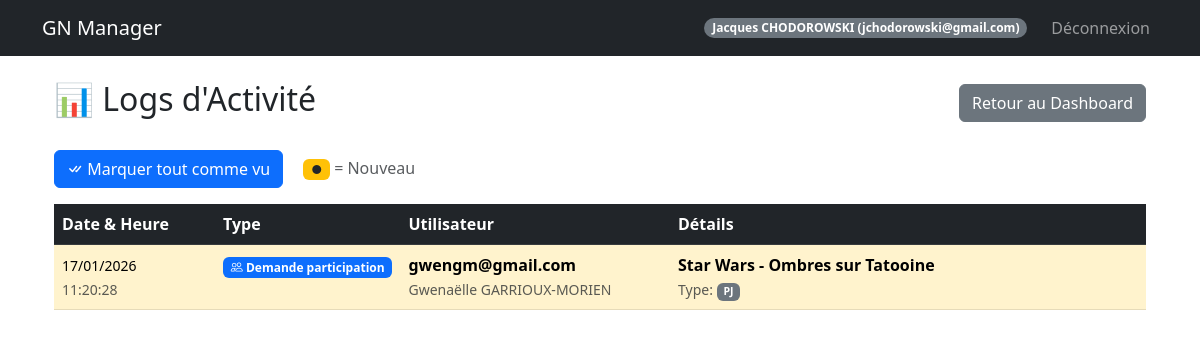
Before: /admin/logs (signed in) with the older database file.
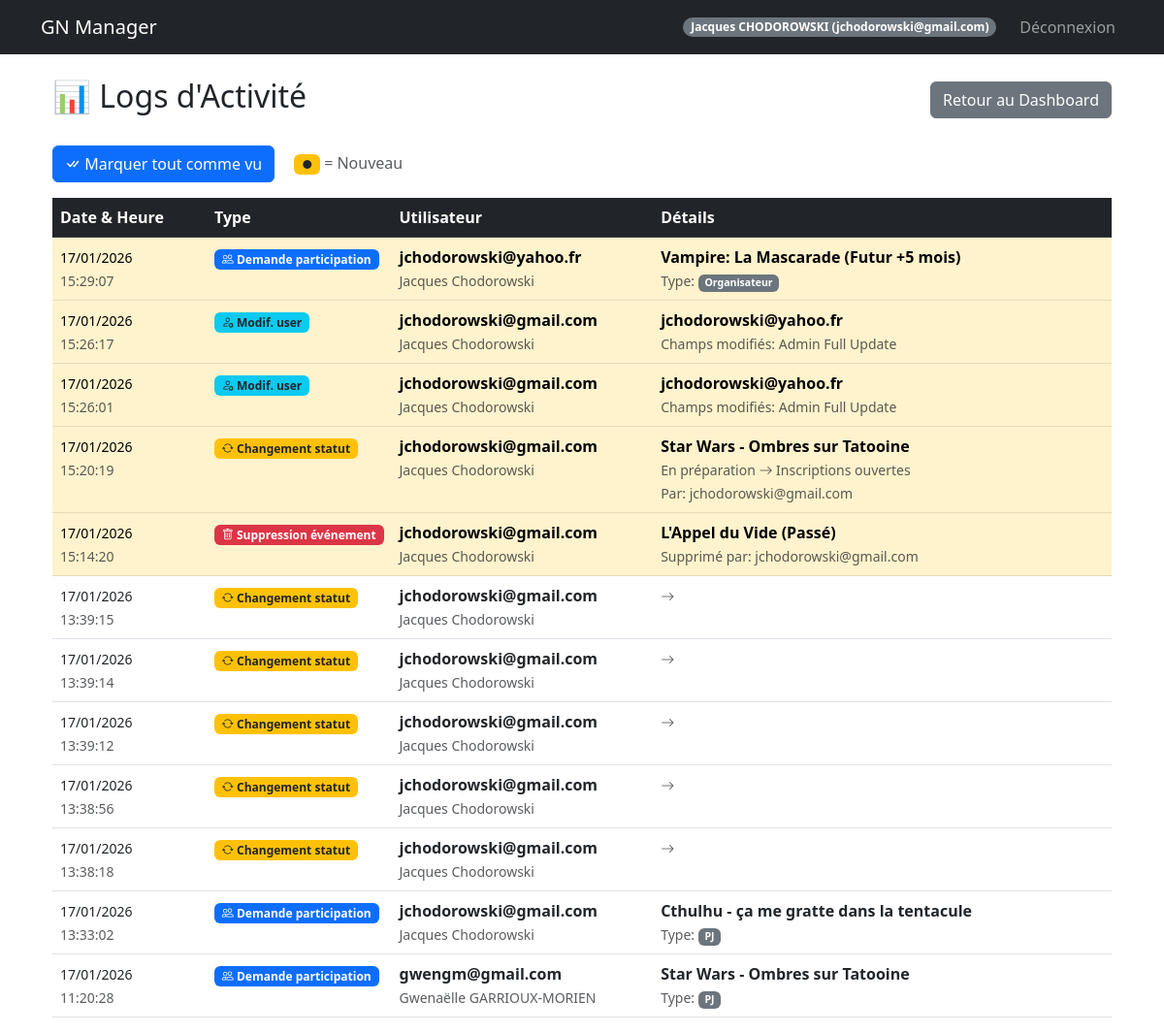
After: the same page with the newer database file.
### models.py (models this page shows, shortened)
class User(UserMixin, db.Model):
    id = db.Column(db.Integer, primary_key=True)
    email = db.Column(db.String(120), unique=True, nullable=False)
    password_hash = db.Column(db.String(128))
    nom = db.Column(db.String(80))
    prenom = db.Column(db.String(80))
    age = db.Column(db.Integer)
    genre = db.Column(db.String(20))
    avatar_url = db.Column(db.String(200))
    role = db.Column(db.String(20), default='user')  # createur, sysadmin, user
    is_banned = db.Column(db.Boolean, default=False)
    is_deleted = db.Column(db.Boolean, default=False)  # Suppression logique
    @property
    def is_admin(self):
        return self.role in ['createur', 'sysadmin']

class ActivityLog(db.Model):
    id = db.Column(db.Integer, primary_key=True)
    action_type = db.Column(db.String(50), nullable=False)
    user_id = db.Column(db.Integer, db.ForeignKey('user.id'))
    event_id = db.Column(db.Integer, db.ForeignKey('event.id'), nullable=True)
    details = db.Column(db.Text)  # JSON
    is_viewed = db.Column(db.Boolean, default=False)
    created_at = db.Column(db.DateTime, default=datetime.utcnow)
    user = db.relationship('User', backref='activity_logs')
    event = db.relationship('Event', backref='activity_logs')

### routes/admin_routes.py (the view)
@admin_bp.route('/admin/logs')
@login_required
@admin_required
def admin_logs():
    logs = ActivityLog.query.order_by(ActivityLog.created_at.desc()).all()
    for log in logs:
        try:
            log.details_dict = json.loads(log.details or '{}')
        except json.JSONDecodeError:
            log.details_dict = {}
    return render_template('admin_logs.html', logs=logs)

### templates/admin_logs.html (shortened to what this page needs)
{% extends "base.html" %}
{% block content %}
<div class="container mt-4">
    <div class="d-flex justify-content-between align-items-center mb-4">
        <h2>📊 Logs d'Activité</h2>
        <a href="{{ url_for('admin.dashboard') }}" class="btn btn-secondary">Retour au Dashboard</a>
    </div>
    {% if logs %}
    <div class="mb-3">
        <button id="markViewedBtn" class="btn btn-primary">
            <i class="bi bi-check-all"></i> Marquer tout comme vu
        </button>
        <span class="ms-3 text-muted">
            <span class="badge bg-warning text-dark">●</span> = Nouveau
        </span>
    </div>
    <div class="table-responsive">
        <table class="table table-hover">
            <thead class="table-dark">
                <tr>
                    <th style="width: 15%">Date & Heure</th>
                    <th style="width: 15%">Type</th>
                    <th style="width: 25%">Utilisateur</th>
                    <th style="width: 45%">Détails</th>
                </tr>
            </thead>
            <tbody>
                {% for log in logs %}
                <tr {% if not log.is_viewed %}class="table-warning" {% endif %}>
                    <td>
                        <small>{{ log.created_at.strftime('%d/%m/%Y') }}</small><br>
                        <small class="text-muted">{{ log.created_at.strftime('%H:%M:%S') }}</small>
                    </td>
                    <td>
                        {% if log.action_type == 'user_registration' %}
                        <span class="badge bg-success">
                            <i class="bi bi-person-plus"></i> Inscription
                        </span>
                        {% elif log.action_type == 'event_creation' %}
                        <span class="badge bg-info">
                            <i class="bi bi-calendar-plus"></i> Création événement
                        </span>
                        {% elif log.action_type == 'event_participation' %}
                        <span class="badge bg-primary">
                            <i class="bi bi-people"></i> Demande participation
                        </span>
                        {% elif log.action_type == 'Modification statut' %}
                        <span class="badge bg-warning text-dark">
                            <i class="bi bi-arrow-repeat"></i> Changement statut
                        </span>
                        {% elif log.action_type == 'Suppression utilisateur' %}
                        <span class="badge bg-danger">
                            <i class="bi bi-person-x"></i> Suppression user
                        </span>
                        {% elif log.action_type == 'Mise à jour événement' %}
                        <span class="badge bg-info text-dark">
                            <i class="bi bi-pencil"></i> Modif. événement
                        </span>
                        {% elif log.action_type == 'Mise à jour participant' %}
                        <span class="badge bg-info text-dark">
                            <i class="bi bi-person-gear"></i> Modif. participant
                        </span>
                        {% elif log.action_type == 'Mise à jour groupes' %}
                        <span class="badge bg-secondary">
                            <i class="bi bi-collection"></i> Config. groupes
                        </span>
                        {% elif log.action_type == 'Mise à jour utilisateur' %}
                        <span class="badge bg-info text-dark">
                            <i class="bi bi-person-gear"></i> Modif. user
                        </span>
                        {% elif log.action_type == 'Suppression événement' %}
                        <span class="badge bg-danger">
                            <i class="bi bi-trash"></i> Suppression événement
                        </span>
                        {% endif %}
                    </td>
                    <td>
                        {% if log.user %}
                        <strong>{{ log.user.email }}</strong>
                        {% if log.user.prenom and log.user.nom %}
                        <br><small class="text-muted">{{ log.user.prenom }} {{ log.user.nom }}</small>
                        {% endif %}
                        {% else %}
                        <span class="text-muted">Utilisateur supprimé</span>
                        {% endif %}
                    </td>
                    <td>
                        {% if log.action_type == 'user_registration' %}
                        <div>
                            <strong>{{ log.details_dict.prenom }} {{ log.details_dict.nom }}</strong>
                        </div>
                        <small class="text-muted">
                            Email: {{ log.details_dict.email }}
                            {% if log.details_dict.genre %}
                            | Genre: {{ log.details_dict.genre }}
                            {% endif %}
                        </small>
                        {% elif log.action_type == 'event_participation' %}
                        <div>
                            <strong>{{ log.details_dict.event_name }}</strong>
                        </div>
                        <small class="text-muted">
                            Type: <span class="badge bg-secondary">{{ log.details_dict.type }}</span>
                        </small>
                        {% elif log.action_type == 'Modification statut' %}
                        <div>
                            <strong>{{ log.details_dict.event_name }}</strong>
                        </div>
                        <small class="text-muted">
                            {{ log.details_dict.old_status }} <i class="bi bi-arrow-right"></i> {{
                            log.details_dict.new_status }}
                            {% if log.details_dict.changed_by %}
                            <br>Par: {{ log.details_dict.changed_by }}
                            {% endif %}
                        </small>
                        {% elif log.action_type == 'Mise à jour utilisateur' %}
                        <div>
                            <strong>{{ log.details_dict.target_email }}</strong>
                        </div>
                        <small class="text-muted">
                            Champs modifiés: {{ log.details_dict.updated_fields }}
                        </small>
                        {% elif log.action_type == 'Suppression événement' %}
                        <div>
                            <strong>{{ log.details_dict.event_name }}</strong>
                        </div>
                        <small class="text-muted">
                            Supprimé par: {{ log.details_dict.deleted_by_email }}
                        </small>
                        {% endif %}
                    </td>
                </tr>
                {% endfor %}
            </tbody>
        </table>
    </div>
    {% else %}
    <div class="alert alert-info">
        <i class="bi bi-info-circle"></i> Aucune activité enregistrée pour le moment.
    </div>
    {% endif %}
</div>
{% endblock %}

### templates/base.html (shortened to what this page needs)
<!DOCTYPE html>
<html lang="fr">
<head>
    <link href="https://cdn.jsdelivr.net/npm/bootstrap@5.3.0/dist/css/bootstrap.min.css" rel="stylesheet">
    <link rel="stylesheet" href="https://cdn.jsdelivr.net/npm/bootstrap-icons@1.11.3/font/bootstrap-icons.min.css">
</head>
<body>
    <nav class="navbar navbar-expand-lg navbar-dark bg-dark">
        <div class="container">
            <a class="navbar-brand" href="/">GN Manager</a>
            {% if current_user.is_authenticated %}
            <div class="navbar-nav ms-auto align-items-center">
                <span class="badge bg-secondary rounded-pill me-3">{{ current_user.prenom }} {{ current_user.nom|upper
                    }} ({{ current_user.email }})</span>
                <a class="nav-link" href="/logout">Déconnexion</a>
            </div>
            {% endif %}
        </div>
    </nav>
    <div class="container mt-4">
        {% block content %}{% endblock %}
    </div>
</body>
</html>

Changed rows visible on the page:
added ActivityLog: created_at "17/01/2026", created_at "15:29:07", shows "Demande participation", user.email "jchodorowski@yahoo.fr", user.prenom "Jacques", user.nom "Chodorowski", details_dict.event_name "Vampire: La Mascarade (Futur +5 mois)", details_dict.type "Organisateur", is_viewed False (drawn)
added ActivityLog: created_at "17/01/2026", created_at "15:26:17", shows "Modif. user", user.email "jchodorowski@gmail.com", user.prenom "Jacques", user.nom "Chodorowski", details_dict.target_email "jchodorowski@yahoo.fr", details_dict.updated_fields "Admin Full Update", is_viewed False (drawn)
added ActivityLog: created_at "17/01/2026", created_at "15:26:01", shows "Modif. user", user.email "jchodorowski@gmail.com", user.prenom "Jacques", user.nom "Chodorowski", details_dict.target_email "jchodorowski@yahoo.fr", details_dict.updated_fields "Admin Full Update", is_viewed False (drawn)
added ActivityLog: created_at "17/01/2026", created_at "15:20:19", shows "Changement statut", user.email "jchodorowski@gmail.com", user.prenom "Jacques", user.nom "Chodorowski", details_dict.event_name "Star Wars - Ombres sur Tatooine", details_dict.old_status "En préparation", details_dict.new_status "Inscriptions ouvertes", details_dict.changed_by "jchodorowski@gmail.com", is_viewed False (drawn)
added ActivityLog: created_at "17/01/2026", created_at "15:14:20", shows "Suppression événement", user.email "jchodorowski@gmail.com", user.prenom "Jacques", user.nom "Chodorowski", details_dict.event_name "L'Appel du Vide (Passé)", details_dict.deleted_by_email "jchodorowski@gmail.com", is_viewed False (drawn)
added ActivityLog: created_at "17/01/2026", created_at "13:39:15", shows "Changement statut", user.email "jchodorowski@gmail.com", user.prenom "Jacques", user.nom "Chodorowski"
added ActivityLog: created_at "17/01/2026", created_at "13:39:14", shows "Changement statut", user.email "jchodorowski@gmail.com", user.prenom "Jacques", user.nom "Chodorowski"
added ActivityLog: created_at "17/01/2026", created_at "13:39:12", shows "Changement statut", user.email "jchodorowski@gmail.com", user.prenom "Jacques", user.nom "Chodorowski"
added ActivityLog: created_at "17/01/2026", created_at "13:38:56", shows "Changement statut", user.email "jchodorowski@gmail.com", user.prenom "Jacques", user.nom "Chodorowski"
added ActivityLog: created_at "17/01/2026", created_at "13:38:18", shows "Changement statut", user.email "jchodorowski@gmail.com", user.prenom "Jacques", user.nom "Chodorowski"
added ActivityLog: created_at "17/01/2026", created_at "13:33:02", shows "Demande participation", user.email "jchodorowski@gmail.com", user.prenom "Jacques", user.nom "Chodorowski", details_dict.event_name "Cthulhu - ça me gratte dans la tentacule", details_dict.type "PJ", is_viewed True (drawn)
changed ActivityLog "gwengm@gmail.com": is_viewed False → True (drawn)
